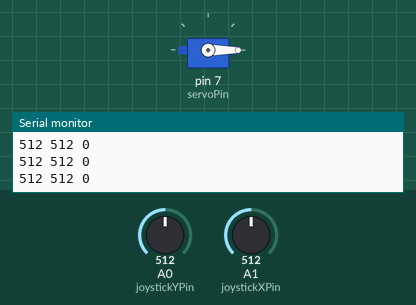
Recording of a sketch running on a simulated Arduino Mega 2560, built with avr-gcc and run on an emulated ATmega2560. Parts: servo, the last lines printed to the serial monitor. The test bench sets the inputs (shaded band); at power-on: A0 (joystickYPin) = 512, A1 (joystickXPin) = 512.

Above: at 1.2 s.
1.3 s: A0 (joystickYPin) set to 522
At 2.29 s:
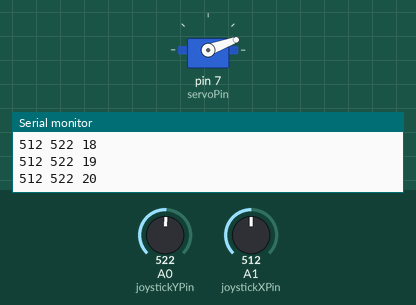
At 3.3 s:
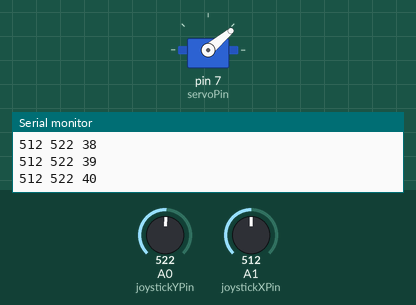
4.3 s: A1 (joystickXPin) set to 306
7.3 s: A1 (joystickXPin) set to 494
8.8 s: A1 (joystickXPin) set to 520
10.3 s: A0 (joystickYPin) set to 0
At 11.73 s:
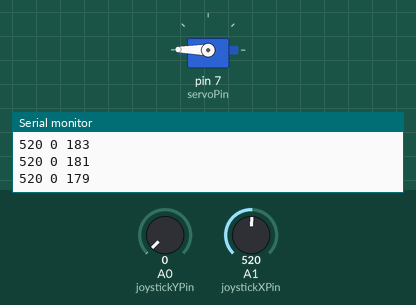
13.3 s: A1 (joystickXPin) set to 511
At 13.3 s:
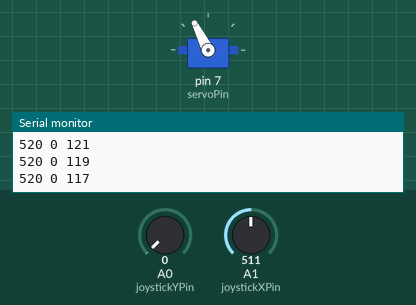
Timing chart, 0 to 15.8 s (numbered marks = the images above; inputs shaded):
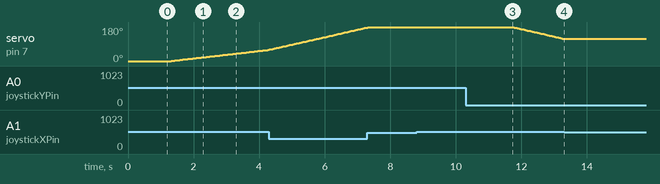

The sketch:

joystick_servo_control.ino
```cpp
// Siddharth Sivakumar
// July 20, 2026
// Arduino Mega
/* The purpose of this program is to use a joystick
to control the current position without a limit and
output to an LCD display (LCD1602 Module). */
#include <Servo.h>

int servoPin = 7;
int joystickXPin = A1;
int joystickYPin = A0;
int delayTime = 50;
Servo myServo;
int position = 0;

void setup() {
  myServo.attach(servoPin);
  Serial.begin(9600);
}

void loop() {
  int xPos = analogRead(joystickXPin);
  int yPos = analogRead(joystickYPin);

  if (position == 180 ) {
    if (xPos > 512 )  {
      position -=1;
    } if (yPos < 512) {
      position -=1;
    }
  } else if (position > 0 ) {
      if (xPos > 512 )  {
        position -=1;
      } if (xPos < 512) {
        position +=1;
      } if (yPos > 512) {
        position +=1;
      } if (yPos < 512) {
        position -=1;
      }
  } else if (position == 0) {
      if (xPos < 512) {
        position +=1;
      } if (yPos > 512) {
        position +=1;
      }
  }

  String statement = String(xPos) + " " + String(yPos) + " " + String(position);
  Serial.println(statement);
  myServo.write(position);
  delay(50);
}
```

Measured:
- the behaviour switches between 512 and 513 on A0 (joystickYPin) (found by bisection; images 0 and 1)
- after the input at 1.3 s, servo on pin 7 (servoPin): moves from 0° to 59° over 2.9 s, starting at once
- after the input at 10.3 s, servo on pin 7 (servoPin): moves from 180° to 117° over 1.6 s, starting after 1.4 s
- after the input at 13.3 s, servo on pin 7 (servoPin): stays 117° (without the input it goes to 115° after 0.05 s)
